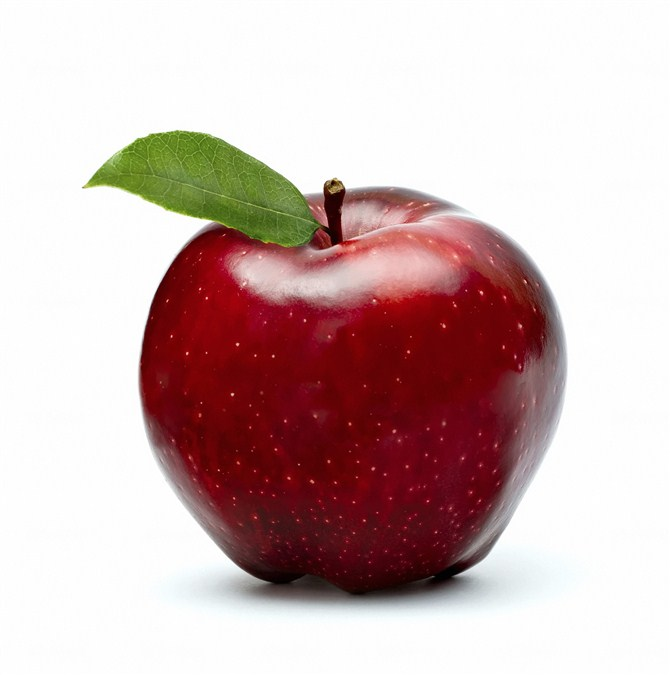
#> input picture media/uploads/apple.jpg, 670 x 675 px
$ python -i image_processing.py   (imports and definitions only)
#> lines starting #> are read from the running program, lines starting #| are printed output that depends on the picture; after the words box and inside, x2 and y2 are one past the last pixel; in counts of white or black regions, pixels touching at a corner belong together
import os
import cv2
import numpy as np
from skimage.metrics import structural_similarity as ssim
from django.conf import settings

def process_image(image_path):
#> called with image_path = '../media/uploads/apple.jpg'
    img = cv2.imread(image_path)
#> img is the input picture: shape (675, 670, 3); mean B, G, R 182, 183.1, 206.9
    if img is None:
        raise ValueError("Could not read the image. Check the file format and path.")

    height, width, _ = img.shape
#> height = 675; width = 670
    median_filtered_image = cv2.medianBlur(img, 5)
    hsv = cv2.cvtColor(median_filtered_image, cv2.COLOR_BGR2HSV)
#> hsv: shape (675, 670, 3); mean H, S, V 49.8, 64.6, 208.1
    lower_bound = np.array([0, 100, 50])
    upper_bound = np.array([180, 255, 255])
    mask = cv2.inRange(hsv, lower_bound, upper_bound)
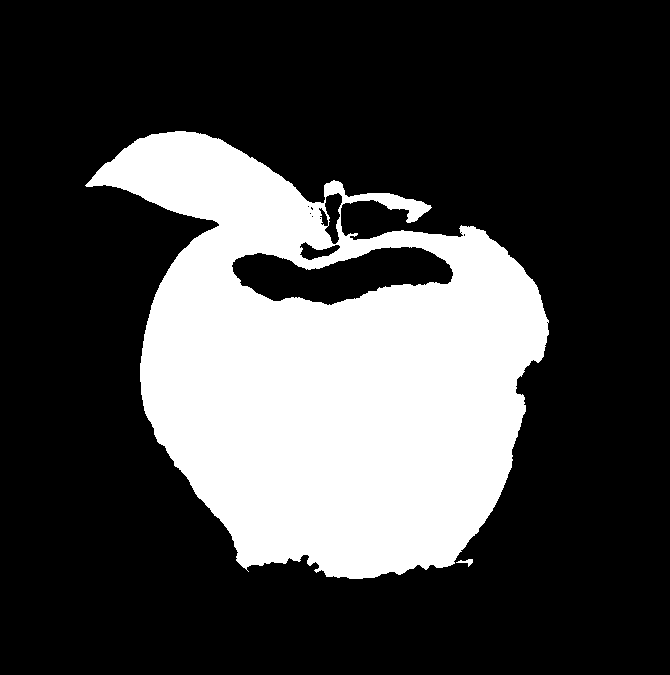
#> mask: shape (675, 670); 26.9% white; 2 white regions, box (x1, y1, x2, y2) and area: (85, 131, 549, 579) 121741, (456, 559, 473, 567) 56
    kernel = np.ones((5, 5), np.uint8)
    opened_mask = cv2.morphologyEx(mask, cv2.MORPH_OPEN, kernel)
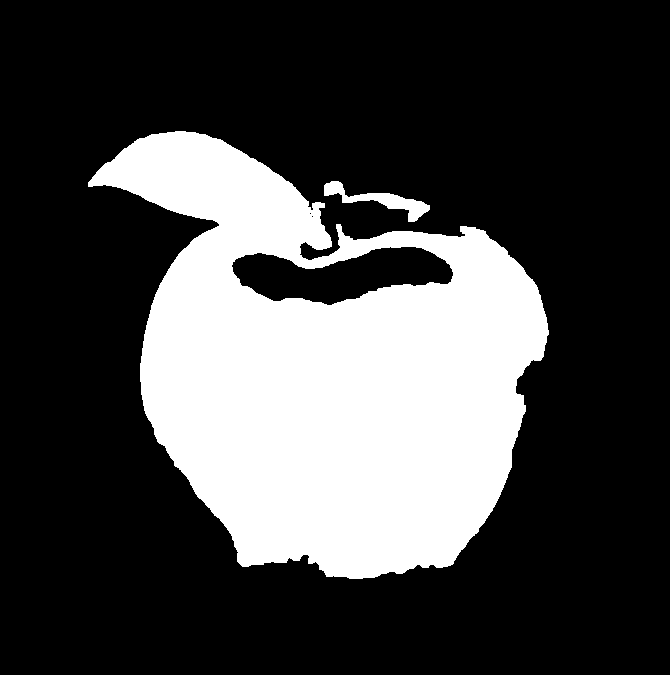
#> opened_mask: shape (675, 670); 26.8% white; 2 white regions, box (x1, y1, x2, y2) and area: (88, 131, 549, 579) 120134, (324, 181, 430, 222) 1242
    edges = cv2.Canny(opened_mask, 50, 150)
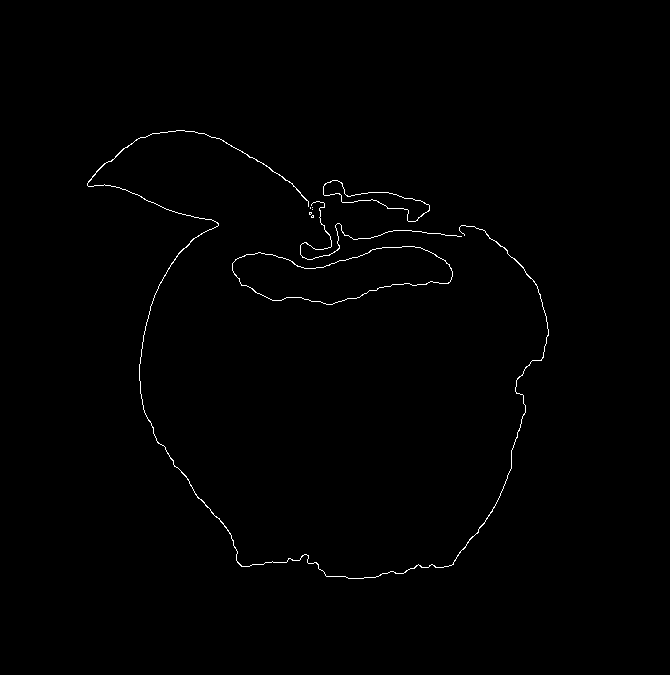
#> edges: shape (675, 670); 0.58% white in thin lines or dots, all inside (x1, y1, x2, y2) = (87, 130, 549, 579)
    contours, _ = cv2.findContours(edges, cv2.RETR_TREE, cv2.CHAIN_APPROX_SIMPLE)
#> contours = 13 contours, 8 with area under 20; largest, box (x1, y1, x2, y2) and area: (232, 246, 453, 305) 7808, (232, 246, 453, 305) 7785, (323, 180, 430, 222) 1254, (323, 180, 430, 222) 1240, (87, 130, 549, 579) 206
    min_area = 0.000008 * height * width
#> min_area = 3.62
    filtered_contours = [cnt for cnt in contours if cv2.contourArea(cnt) > min_area]
#> filtered_contours = 6 contours, 1 with area under 20; largest, box (x1, y1, x2, y2) and area: (232, 246, 453, 305) 7808, (232, 246, 453, 305) 7785, (323, 180, 430, 222) 1254, (323, 180, 430, 222) 1240, (87, 130, 549, 579) 206

    if filtered_contours:
        combined_contours = np.concatenate(filtered_contours)
#> combined_contours = contour of 2198 points, box (x1, y1, x2, y2) (87, 130, 549, 579), area 1247
        x, y, w, h = cv2.boundingRect(combined_contours)
#> x = 87; y = 130; w = 462; h = 449
        cv2.rectangle(img, (x, y), (x + w, y + h), (0, 255, 0), 2)
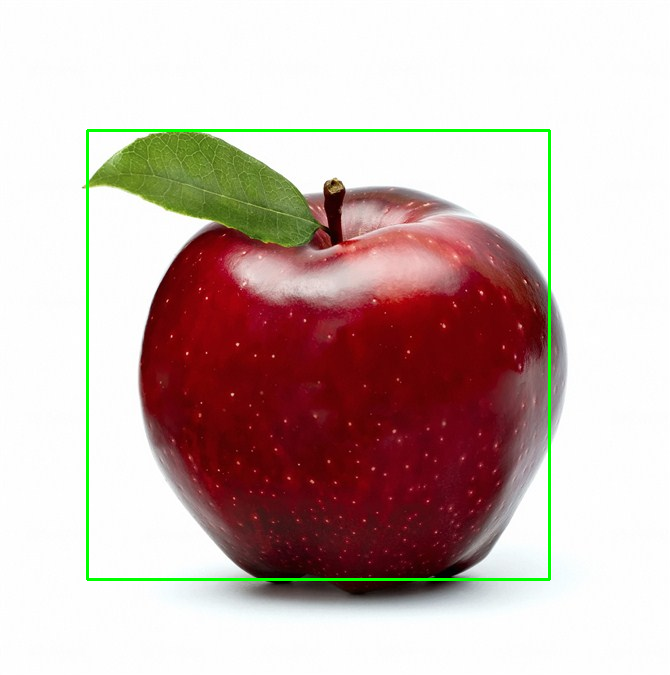
#> img: shape (675, 670, 3); 1.21% of pixels changed, all inside (x1, y1, x2, y2) = (86, 129, 551, 581)
        roi = img[y:y+h, x:x+w]
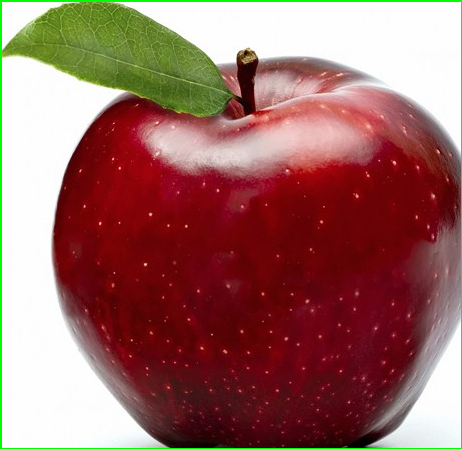
#> roi: shape (449, 462, 3); mean B, G, R 100.9, 106.7, 155.3
    else:
        # Return original image instead of None to avoid errors
        return image_path, 0

    resized = cv2.resize(roi, (width, height), interpolation=cv2.INTER_LINEAR)
    score = ssim(cv2.cvtColor(img, cv2.COLOR_BGR2GRAY), cv2.cvtColor(resized, cv2.COLOR_BGR2GRAY))
#> score = 0.515

#> (the run stopped early here; a loop or call above may not have finished)
